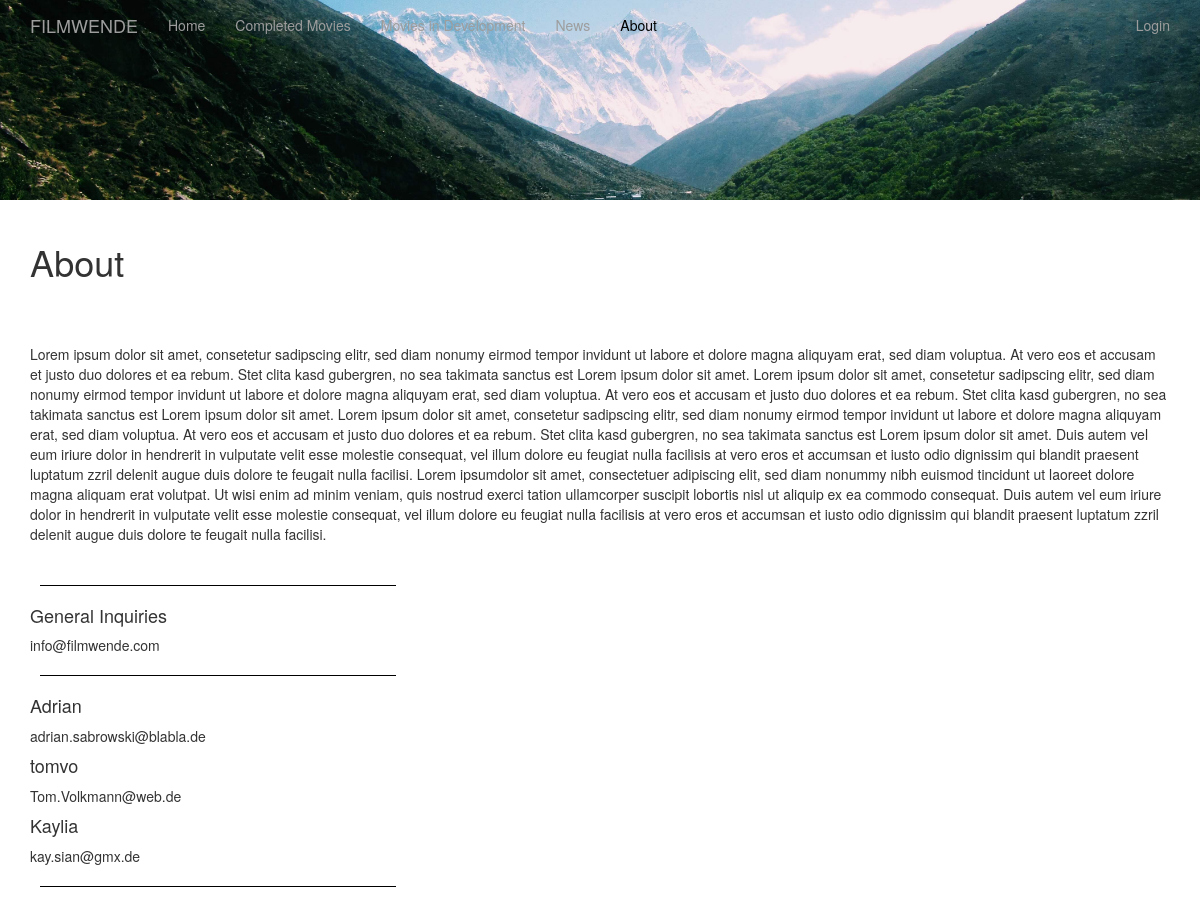
Before: /about with the older database file.
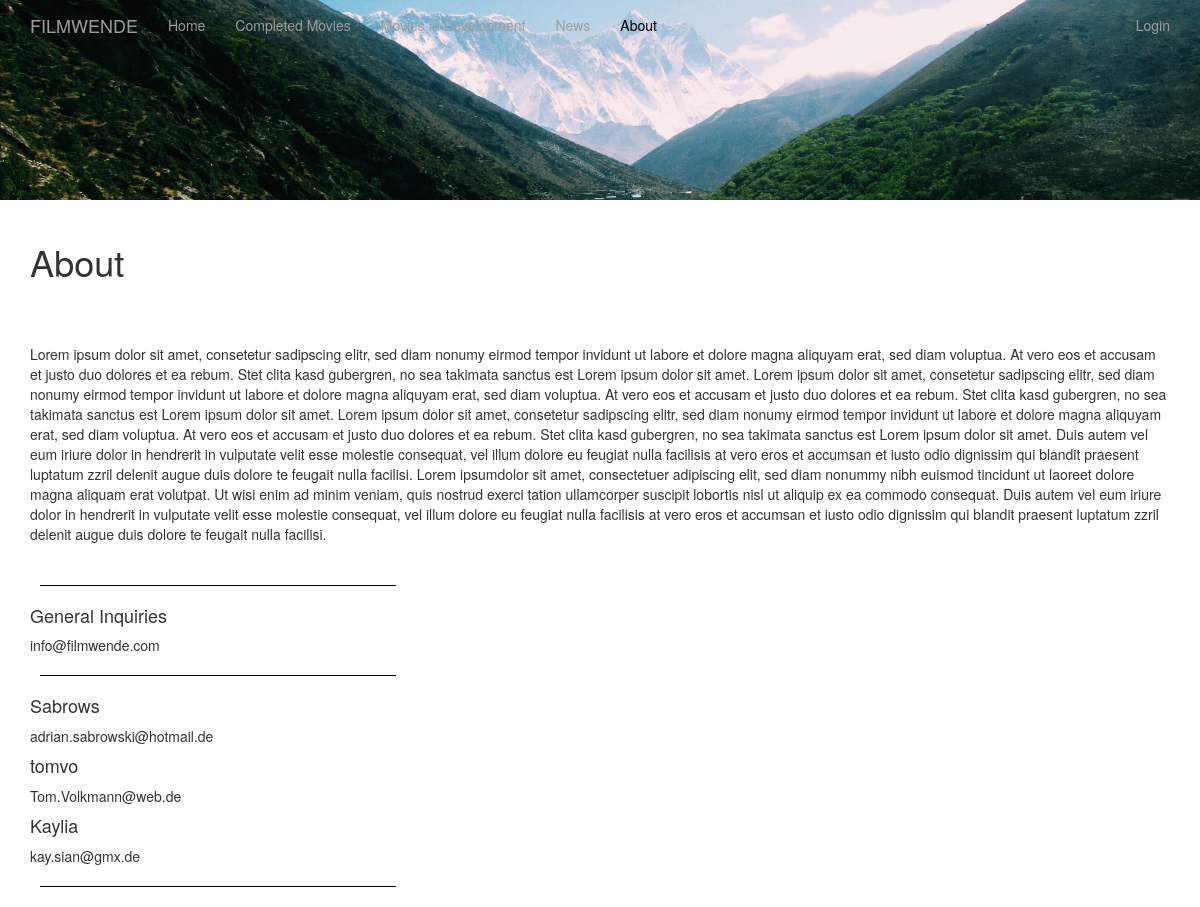
After: the same page with the newer database file.
### app/models.py (models this page shows, shortened)
class DesignImage(db.Model):
    __tablename__ = "designimages"
    id = db.Column(db.Integer, primary_key = True)
    section = db.Column(db.String)
    image_url = db.Column(db.String)
    current = db.Column(db.Integer)

class User(UserMixin, db.Model):
    id = db.Column(db.Integer, primary_key=True)
    username = db.Column(db.String(64), index=True, unique=True)
    email = db.Column(db.String(120), index=True, unique=True)
    password_hash = db.Column(db.String(128))
    posts = db.relationship('Post', backref='author', lazy='dynamic')
    isInAbout = db.Column(db.Integer)
    def get_about():
        users = []
        for user in User.query.filter(User.isInAbout == 1).all():
            usern_arr = user.username.split()
            if str(usern_arr[0]) != "General":
                user_obj = {
                    "username" : user.username,
                    "email" : user.email
                }
                users.append(user_obj)
        return users
    def get_general():
        users = User.query.all()
        for user in User.query.all():
            usern_arr = user.username.split()
            if str(usern_arr[0]) == "General":
                user_obj = {
                    "username" : user.username,
                    "email" : user.email
                }
            else:
                user_obj = {
                    "username" : "",
                    "email" : ""
                }
        return user_obj

### app/routes.py (the view)
@app.route('/about')
def about():
    about_users = User.get_about()
    general = User.get_general()
    designImage = DesignImage.query.filter_by(section="about", current=1).first()
    with open('app\static\\about\About.txt', 'r') as file:
        data = file.read()
    return render_template('about.html', designImage=designImage, about_users=about_users, general=general, data=data)

### app/templates/about.html
{% extends "base.html" %}
{% block content %}
<div class="row">
  <img id="header" src="{{designImage.image_url}}" alt="My image"/>
  <div class="col-md-3"></div>
</div>
<div class="container">
  <div class="col"><hr></div>
  <h1>About</h1>
  <div class="col"><hr></div>
  <div class="col"><hr></div>
    <p> {{data}} </p>
  <div class="col"><hr></div>
  <div class="col see"><hr></div>
  <h4>{{general.username}}</h4>
  <p>{{general.email}}</p>
  <div class="col see"><hr></div>
  {% if about_users | length > 0 %}
  {%for user in about_users%}
    <h4>{{user.username}}</h4>
    <p>{{user.email}}</p>
  {%endfor%}
  {%else%}
    <i>No user yet.</i>
  {%endif%}
  <div class="col see"><hr></div>
</div>
{%endblock%}

### app/templates/base.html (shortened to what this page needs)
{% extends 'bootstrap/base.html' %}
{% block styles %}
    {{super()}}
        <link rel="stylesheet" href="{{url_for('.static', filename='mystyle.css')}}">
{% endblock %}
{% block navbar %}
<nav class="navbar navbar-inverse navbar-fixed-top" id="productnav" style="background-color: #00000000">
        <div class="container">
                <div class="navbar-header">
                    <a class="navbar-brand" href="{{ url_for('index') }}">FILMWENDE</a>
                </div>
                <div class="collapse navbar-collapse" id="bs-example-navbar-collapse-1">
                    <ul class="nav navbar-nav">
                        <li><a href="{{ url_for('index') }}">Home</a></li>
                        <li><a onload="currentLinkFunction()" href="{{ url_for('completed') }}">Completed Movies</a></li>
                        <li><a onload="currentLinkFunction()" href="{{ url_for('development') }}">Movies in Development</a></li>
                        <li><a onload="currentLinkFunction()" href="{{ url_for('news') }}">News</a></li>
                        <li><a onload="currentLinkFunction()" href="{{ url_for('about') }}">About</a></li>
                    </ul>
                    <ul class="nav navbar-nav navbar-right">
                        {% if current_user.is_anonymous %}
                        <li><a href="{{ url_for('login') }}">Login</a></li>
                        {% else %}
                        <li><a onload="currentLinkFunction()"  href="{{ url_for('dashboard') }}">Dashboard</a></li>
                        <li><a href="{{ url_for('logout') }}">Logout</a></li>
                        {% endif %}
                    </ul>
                </div>
                </div>
        </nav>
{% endblock %}

### app/static/mystyle.css (style rules this page uses)
#header { object-fit: cover; width: 100%; height: 200px; }
.navbar-inverse { border-color: #00000000 !important; width: 100%; overflow: hidden; }
hr { border-color: rgba(255, 255, 255); }
.see hr { border-color: black; }
a { color: white; }
#productnav ul li.active a, .navbar-inverse .navbar-nav>.open>a, .navbar-inverse .navbar-nav>.open>a, .navbar-inverse .navbar-nav>.open>a:focus, .navbar-inverse .navbar-nav>.open>a:hover { color: black !important; background-color: transparent; }
html, body { max-width: 100%; overflow-x: hidden; }
.col { flex: 33%; max-width: 33%; padding: 0 10px; }

Changed rows visible on the page:
no longer on this page (row edited): User: username "Adrian", email "adrian.sabrowski@blabla.de"
now on this page (row edited): User: username "Sabrows", email "adrian.sabrowski@hotmail.de"
